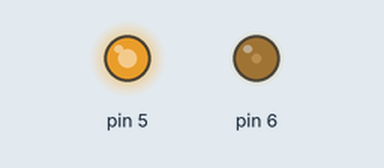
This sketch was run on a simulated Arduino Uno, built with avr-gcc and run on an emulated ATmega328P. Shown: output pins drawn as LEDs (lit = HIGH). At 0.0 s the program stops and its outputs stay as they are.

Above: at 0.1 s.
Timing chart, 0 to 1.5 s (numbered marks = the images above):
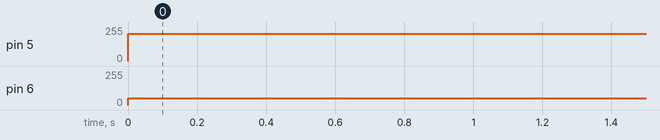

Measured:
- by itself, pin 5: 0/255 → 205/255 at 0.00 s
- by itself, pin 6: 0/255 → 50/255 at 0.00 s

The sketch:

3.2.2.ino
```cpp
#include <avr/io.h>

int main(void)
{
  DDRD = (1<<PD5) | (1<<PD6);

  TCCR0A = (1<<COM0A1) | (1<<COM0B1) | (1<<WGM00) | (1<<WGM01);
  TCCR0B = (1<<CS01);
  OCR0A = 50;
  OCR0B = 205;

  while(1){;}
}
```
